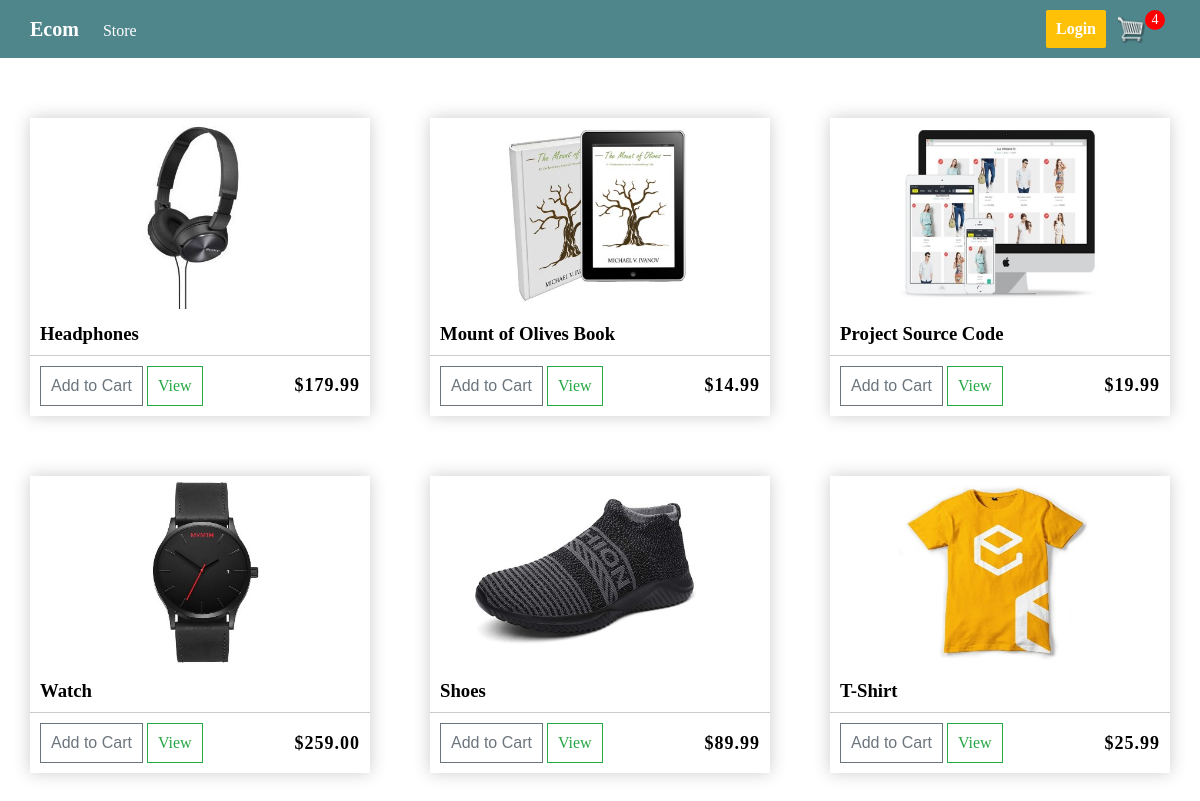
The app's page / (signed in) with its own data.
### store/models.py (models this page shows, shortened)
class Product(models.Model):
    name = models.CharField(max_length=200)
    price = models.FloatField()
    digital = models.BooleanField(default=False, null=True, blank=True)
    image   = models.ImageField(upload_to='products_imgs', null=True, blank=True)

### store/views.py (the view)
# urls.py: path('', include('store.urls'))
def store(request):
    context = {'products': Product.objects.all()}
    return render(request, 'store/store.html', context)

### store/context_processors.py (called while the page is built)
def cart_info(request):
    if request.user.is_authenticated:
        order = Order.get_opened_order(request.user.customer)
        return {
            'cart_items': order.number_of_items,
            'shipping': order.shipping
            }
    return {
        'cart_items': 0,
        'shipping': False
        }

### store/models.py (called while the page is built)
    @classmethod
    def get_opened_order(cls, customer):
        order, _ = cls.objects.get_or_create(customer=customer, complete=False)
        return order

    @property
    def number_of_items(self):
        return sum(self.items.values_list('quantity', flat=True))

    @property
    def shipping(self):
        return self.items.filter(product__digital=False).exists()

### store/templates/store/store.html
{% extends 'store/main.html' %}
{% load static %}
{%block content%}
    <section class="products">
        {% for product in products%}
        <div class="product-card box-element">
            <img class="product-img" src="{%static product.image%}">
            <h3 class="product-name">{{product.name}}</h3>
            <hr class="separator">
            <div>
                <div>
                    <button data-product={{product.id}} data-action="add" class="btn gray-btn update-cart">Add to Cart</button>
                    <a href="" class="btn green-btn">View</a>
                </div>
                <span class="special-text">${{product.price|floatformat:2}}</span>
            </div>
        </div>
        {% endfor %}
    </section>
{%endblock content%}

### static/css/main.css (style rules this page uses)
:root { --nav-color: #4f868c; --yellow: #ffc107; --green: #28a745; --gray: #6c757d; --gray-dark: #343a40; --gray-shadow: hsl(0, 0%, 80%); }
.btn { padding: 10px; border: 1px solid; text-decoration: none; background-color: white; font-size: 1rem; display: inline-block; cursor: pointer; }
.green-btn { color: var(--green); }
.gray-btn { color: var(--gray); }
.box-element { margin-bottom: 60px; background-color: white; box-shadow: 0 0 16px var(--gray-shadow); }
hr.separator { height: 1px; margin: 10px 0; background-color: var(--gray-shadow); border: none; }
.special-text { font-size: 18px; font-weight: bold; letter-spacing: 1px; }
* { margin: 0; box-sizing: border-box; }
.products { display: flex; flex-wrap: wrap; justify-content: space-between; padding-top: 60px; }
.product-card { min-width: 300px; max-width: 340px; }
.product-card .product-img { width: 100%; }
.product-card .product-name { padding: 10px 10px 0; }
.product-card>div { padding: 0 10px 10px; display: flex; align-items: center; justify-content: space-between; }

### records on screen
Product: image (picture), name "Headphones", price "179.99"
Product: image (picture), name "Mount of Olives Book", price "14.99"
Product: image (picture), name "Project Source Code", price "19.99"
Product: image (picture), name "Watch", price "259.00"
Product: image (picture), name "Shoes", price "89.99"
Product: image (picture), name "T-Shirt", price "25.99"

### other values on screen
{{ cart_items }} "4"
